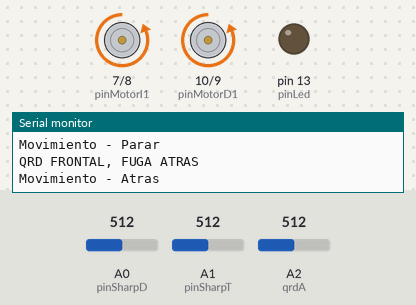
The sketch below on a simulated Arduino Uno, built with avr-gcc and run on an emulated ATmega328P. Parts: motor-driver pin pairs drawn as motors (green arrow = first pin HIGH = forward, orange = second pin HIGH = backward, longer = more drive), output pins drawn as LEDs (lit = HIGH), the last lines printed to the serial monitor. The test bench sets the inputs (shaded band); at power-on: A2 (qrdA) = 512, A0 (pinSharpD) = 512, A1 (pinSharpT) = 512.

Above: at 2.3 s.
2.4 s: A2 (qrdA) set to 21
5.6 s: A2 (qrdA) set to 17
At 5.9 s:
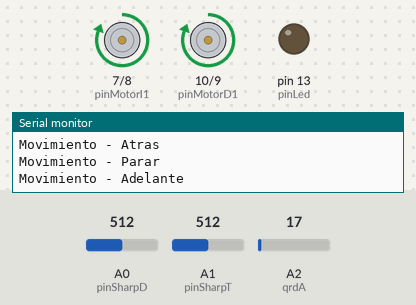
8.8 s: A0 (pinSharpD) set to 65
12.0 s: A0 (pinSharpD) set to 55
At 13.5 s:
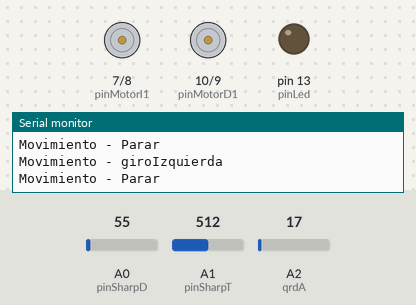
14.3 s: A2 (qrdA) set to 50
At 14.7 s:
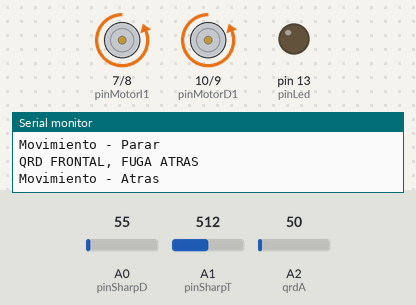
17.5 s: A2 (qrdA) set to 6
At 18.9 s:
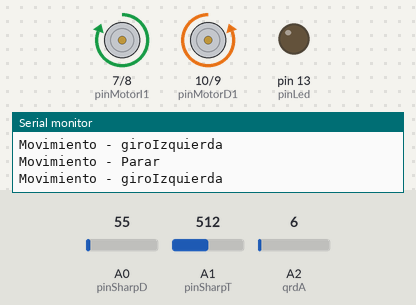
Timing chart, 0 to 21.7 s (numbered marks = the images above; inputs shaded):
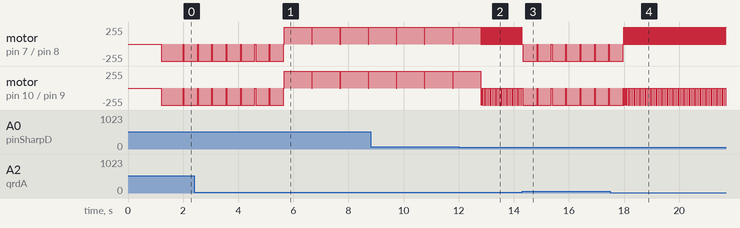

Measured:
- the behaviour switches between 20 and 19 on A2 (qrdA) (found by bisection; images 0 and 1)
- the behaviour switches between 62 and 61 on A0 (pinSharpD) (found by bisection; images 1 and 2)
- after the input at 12.0 s, motor on pin 7 (pinMotorI1) / pin 8 (pinMotorI2): alternates forward 255/255 for 0.02 s and stopped for 0.03 s, starting after 0.83 s; motor on pin 10 (pinMotorD1) / pin 9 (pinMotorD2): alternates backward 255/255 for 0.02 s and stopped for 0.03 s, starting after 0.82 s
- after the input at 14.3 s, motor on pin 7 (pinMotorI1) / pin 8 (pinMotorI2): alternates backward 255/255 for 0.50 s and stopped for 0.02 s, starting at once; motor on pin 10 (pinMotorD1) / pin 9 (pinMotorD2): alternates backward 255/255 for 0.50 s and stopped for 0.02 s, starting after 0.54 s
- after the input at 17.5 s, motor on pin 7 (pinMotorI1) / pin 8 (pinMotorI2): alternates forward 255/255 for 0.02 s and stopped for 0.03 s, starting after 0.49 s; motor on pin 10 (pinMotorD1) / pin 9 (pinMotorD2): alternates backward 255/255 for 0.02 s and stopped for 0.03 s, starting after 0.50 s
- by itself, motor on pin 7 (pinMotorI1) / pin 8 (pinMotorI2), motor on pin 10 (pinMotorD1) / pin 9 (pinMotorD2): alternates forward 255/255 for 1.0 s and stopped for 0.02 s

The sketch:

Sumo.ino
```cpp
#include <Arduino.h>

/*
  @Proyecto:    Robot Sumo
  @Autor:       Alfonso Reyes Cortés
  @Placa:       Arduino UNO R3
  @Descripción: Código para robot sumo, ahora en una versión mejorada y sin bugs
*/

/*
* Definición de variables
*/
int pinSharpD         = A0;  // Sharp delantero
int pinSharpT         = A1;  // Sharp trasero
int qrdA              = A2;  // QRD Frontal
int qrdB              = A3;  // QRD Trasero
int pinLed            = 13;  // Led indicador encendido
int pinActivacion     = 6;   // Pin de activación por LDR
int pinMotorD1        = 10;  // Pin Motor D1
int pinMotorD2        = 9;   // Pin Motor D2
int pinMotorI1        = 7;   // Pin Motor I1
int pinMotorI2        = 8;   // Pin Motor I2

int valNegro          = 20; // Valor maximo del color negro

/*
*  Condicionales
*/
boolean debug    = false;      // Indica el modo pruebas del código
boolean activado = false;     // Indica si el sumo ha sido activado para competir

/*
* setup(#)
* - Se dispara en cuanto la placa es encendida, aquí configuramos que pines usaremos y como lo haremos
*/

void setup() {
  /*
  * pinMode le dice a la placa como usaremos un pin, requiere 2 parametros siendo el primero de tipo INT y el segundo un ENUM
  * ENUM = OUTPUT (Salida) | INPUT (Entrada)
  *
  */
  pinMode(pinLed, OUTPUT);
  pinMode(pinActivacion, INPUT);
  pinMode(pinMotorD1, OUTPUT);
  pinMode(pinMotorD2, OUTPUT);
  pinMode(pinMotorI1, OUTPUT);
  pinMode(pinMotorI2, OUTPUT);
  // Inicia la comunicación por puerto serial a 9600 baudios (default, es un estandar desde los años 90 para comunicación via serial)
  Serial.begin(9600);
  Serial.println("Robot Sumo iniciando..."); // Que inicie la acción, oh ci
}

/*
*  loop(#)
* - Es el metodo que siempre esta en ejecución
*/
void loop() {
  if(!activado) {
    activado = true;
    delay(1200);
    atras(0.3);
  }
  if (debug) {
    logicaDebug();
  }
  else {
    logicaSumo();
  }
  delay(20);
}

/**
 * logicaSumo(#)
 * - Maneja la lógica principal del robot y decisiones
 */
void logicaSumo() {
  int vSharpD = obtenerDistancia(pinSharpD);
  int vSharpT = obtenerDistancia(pinSharpT);
  if (!puedeAvanzar()) {  // Fuga a todo gas xdxdxd
    if (leerAnalogo(qrdA) >= valNegro) {
      Serial.println("QRD FRONTAL, FUGA ATRAS");
      atras(0.5);
      return;
    }
  } else {
  if ((vSharpD >= 40) || (vSharpT >= 40)) {
    giroIzquierda(0.01);
  } else {
      adelante(1);
  }
}
}

/**
 * logicaDebug(#)
 * - Lógica de pruebas del robot sumo para analizar valores de los sensores
 */
void logicaDebug() {
  int vSharpD = obtenerDistancia(pinSharpD);
  int vSharpT = obtenerDistancia(pinSharpT);
  int vQrdA = analogRead(qrdA);
  //int vQrdB = analogRead(qrdB);
  Serial.print("\n");
  Serial.println("============ MODO DEBUG ============");
  Serial.println("Esta activado? => " + estaActivado());
  Serial.println("Hay un objeto al frente? => " + hayObjeto());
  Serial.println("Se encuentra en area segura? => " + areaSegura());
  Serial.println("Valor Sharp Frontal IR => " + (String)vSharpD);
  Serial.println("Valor Sharp Frontal 2 IR => " + (String)vSharpT);
  Serial.print("qrdA => " + (String)vQrdA + " | ");
  //Serial.print("qrdB => " + (String)vQrdB);
  for (int i = 0; i<10; i++) {
    Serial.print("\n");
  }
  delay(3000);
}

String estaActivado() {
  if (activado) {
    return "SI";
  }
  return "NO";
}

String areaSegura() {
  if (puedeAvanzar()) {
    return "SI";
  }
  return "NO";
}

String hayObjeto() {
  int vSharpD = obtenerDistancia(pinSharpD);
  int vSharpT = obtenerDistancia(pinSharpT);
  if (vSharpT <= 40) {
    return "SI";
  }
  if (vSharpD <= 40) {
    return "SI";
  }
  return "NO";
}

/*
*  puedeAvanzar(#)
*  - Indica si el robot debe avanzar o no
* @returns False o True - Dependiendo de la lectura del sensor QRD
*/
boolean puedeAvanzar() {
  if (leerAnalogo(qrdA) >= valNegro) {
    return false;
  }
  return true;
}

/*
*  giroDerecha(double)
* Acciona un giro a la derecha sobre su propio eje
* @param tiempo - El tiempo a hacer la acción
*/
void giroDerecha(double tiempo) {
  digitalWrite(pinMotorI1, LOW);
  digitalWrite(pinMotorI2, HIGH);
  digitalWrite(pinMotorD1, HIGH);
  log("Movimiento - giroDerecha");
  delay(tiempo * 1000);
  parar();
}

/*
*  giroIzquierda(double)
* Acciona un giro a la izquierda sobre su propio eje
* @param tiempo - El tiempo a hacer la acción
*/
void giroIzquierda(double tiempo) {
  digitalWrite(pinMotorD1, LOW);
  digitalWrite(pinMotorD2, HIGH);
  digitalWrite(pinMotorI1, HIGH);
  digitalWrite(pinMotorI2, LOW);

    log("Movimiento - giroIzquierda");
  delay(tiempo * 1000);
  parar();
}

/*
* adelante(double)
* Mueve los motores en sentido a las agujas del reloj
* @param tiempo - El tiempo a hacer la acción
*/
void adelante(double tiempo){
  digitalWrite(pinMotorD1, HIGH);
  digitalWrite(pinMotorI1, HIGH);
  digitalWrite(pinMotorD2, LOW);
  digitalWrite(pinMotorI2, LOW);
  log("Movimiento - Adelante");
  delay(tiempo * 1000);
  parar();
}

/*
*  atras(double)
* Mueve los motores en sentido contrario a las agujas del reloj
* @param tiempo - El tiempo a hacer la acción
*/
void atras(double tiempo){
  digitalWrite(pinMotorD1, LOW);
  digitalWrite(pinMotorD2, HIGH);
  digitalWrite(pinMotorI1, LOW);
  digitalWrite(pinMotorI2, HIGH);
  log("Movimiento - Atras");
  delay(tiempo * 1000);
  parar();
}
/*
* parar(#)
* Cancela el pulso enviado a los motores para parar el robot
*/
void parar() {
  digitalWrite(pinMotorD2, LOW);
  digitalWrite(pinMotorI2, LOW);
  digitalWrite(pinMotorI1, LOW);
  digitalWrite(pinMotorD1, LOW);
  log("Movimiento - Parar");
}


/*
* obtenerDistancia(int)
* Obtiene la distancia en centimetros de lo que detecta el sensor SHARP
* @param pin - El pin a consultar
* @returns distancia(double) - Distancia en centimetros
*/
double obtenerDistancia(int pin) {
  int valorAnalogo = leerAnalogo(pin);
  if (valorAnalogo < 16)  valorAnalogo = 16;
  return 2076.0 / (valorAnalogo - 10);
}

/*
* leerAnalogo(int)
* Envia a la consola serial un texto
*/
int leerAnalogo(int pin) {
  return analogRead(pin);
}

/*
* log(String)
* Envia a la consola serial un texto
*/
void log(String palabra) {
    Serial.println(palabra);
}
```
